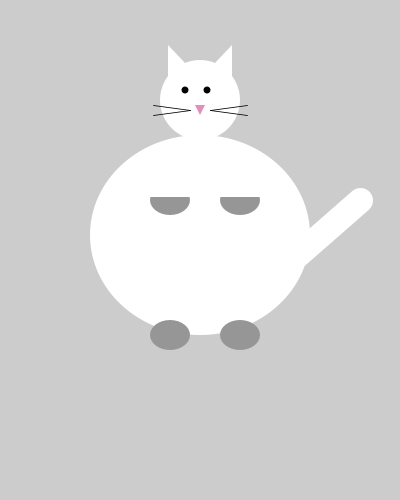
Frame 1 (no input)
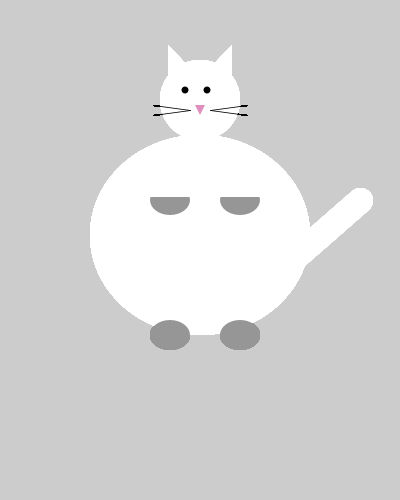
Frame 60 (the mouse pressed at the canvas centre just before this capture)
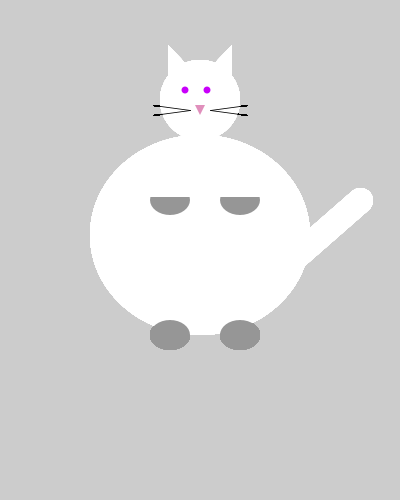
Frame 120 (the mouse held since frame 60 and released just before this capture)

The Processing sketch that drew these frames (run headless with seeded random() and noise(); from frame 60 on, the mouse is pressed at the canvas centre):

// Processing sketch: processing_51375
// ── processing_51375.pde

// PS1-3
// Ryanne Hollies

void setup() {
  size(400, 500);
  smooth();
  
}

void draw() {
 
  //head
  fill(255);
 noStroke();
 ellipse(200, 100, 80, 80);

 
 //left ear
 fill(255);
  noStroke();
 triangle(168, 80, 185, 63, 168, 45);


// right ear
fill(255);
 noStroke();
 triangle(232, 76, 214, 64, 232, 45); 
 
 //body
 
 fill(255);
  ellipse(200, 235, 220, 200);
 fill(150);
  ellipse(170, 335, 40, 30);
  ellipse(240, 335, 40, 30);
 
 
 //left paw
 ellipse(170, 200, 40, 30);
 fill(255);
 rectMode(CENTER);
 rect(170, 182, 40, 30);

// right paw
 fill(150); 
 ellipse(240, 200, 40, 30); 
 fill(255);
 rectMode(CENTER);
 rect(240, 182, 40, 30);

 
 stroke(255);
 strokeWeight(25);
 line(280, 270, 360, 200);
 
 //eyes and nose
 noStroke();
 fill(mouseX, 0, mouseY);
 ellipse(185, 90, 7, 7);
 ellipse(207, 90, 7, 7);
 noStroke();
 fill(224, 143, 188);
 triangle(195, 105, 200, 115, 205, 105);

//whiskers
 stroke(0);
 strokeWeight(.8);
 line(190, 110, 153, 105);
 line(190, 110, 153, 115);
 line (210, 110, 247, 105);
 line(210, 110, 247, 115);
 
}

//-------------------------------------------------------------------

void mousePressed () {
 
   background(245, 143, 199);

}

//--------------------------------------------------------------------

void mouseDragged () {
 fill(mouseX, 255, mouseY, 10);
}
